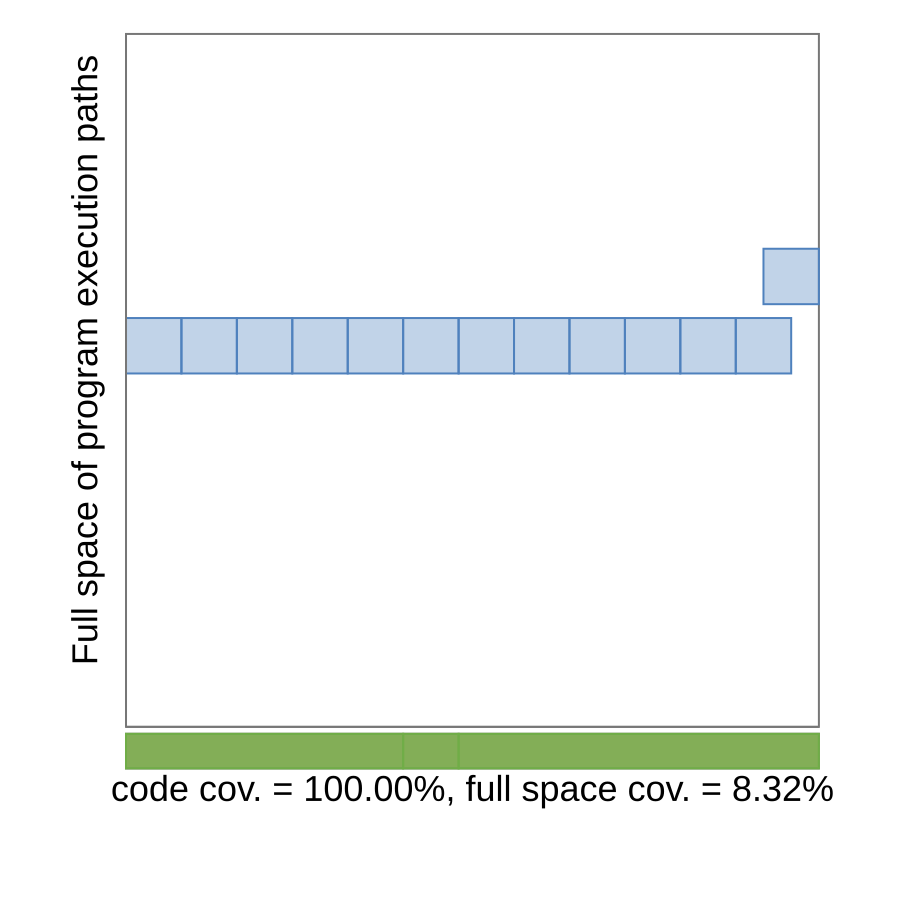

This chart was generated by the following gnuplot code:
set terminal svg size 900,900 dynamic enhanced font "Arial,36"
set output "/home/runner/work/coverage-talk/coverage-talk/target/generated-slides/images/coverage-08.svg"

unset key
unset border
unset xtics
unset ytics

set xrange [0:1]
set yrange [-0.12:1.01]
set size ratio -1

set lmargin at screen 0.14
set rmargin at screen 0.98
set bmargin at screen 0.1
set tmargin at screen 0.97

set style fill solid 0.35 noborder

# Main square frame
set object 1 rect from 0,0 to 1,1 fs empty border rgb "#777777" lw 2

# Patches
set object 2 rect at 0.04,0.55 size 0.08,0.08 fc rgb "#4F81BD" fs solid 0.35 border rgb "#4F81BD" lw 2
set object 3 rect at 0.12,0.55 size 0.08,0.08 fc rgb "#4F81BD" fs solid 0.35 border rgb "#4F81BD" lw 2
set object 4 rect at 0.2,0.55 size 0.08,0.08 fc rgb "#4F81BD" fs solid 0.35 border rgb "#4F81BD" lw 2
set object 5 rect at 0.28,0.55 size 0.08,0.08 fc rgb "#4F81BD" fs solid 0.35 border rgb "#4F81BD" lw 2
set object 6 rect at 0.36,0.55 size 0.08,0.08 fc rgb "#4F81BD" fs solid 0.35 border rgb "#4F81BD" lw 2
set object 7 rect at 0.44,0.55 size 0.08,0.08 fc rgb "#4F81BD" fs solid 0.35 border rgb "#4F81BD" lw 2
set object 8 rect at 0.52,0.55 size 0.08,0.08 fc rgb "#4F81BD" fs solid 0.35 border rgb "#4F81BD" lw 2
set object 9 rect at 0.6,0.55 size 0.08,0.08 fc rgb "#4F81BD" fs solid 0.35 border rgb "#4F81BD" lw 2
set object 10 rect at 0.68,0.55 size 0.08,0.08 fc rgb "#4F81BD" fs solid 0.35 border rgb "#4F81BD" lw 2
set object 11 rect at 0.76,0.55 size 0.08,0.08 fc rgb "#4F81BD" fs solid 0.35 border rgb "#4F81BD" lw 2
set object 12 rect at 0.84,0.55 size 0.08,0.08 fc rgb "#4F81BD" fs solid 0.35 border rgb "#4F81BD" lw 2
set object 13 rect at 0.92,0.55 size 0.08,0.08 fc rgb "#4F81BD" fs solid 0.35 border rgb "#4F81BD" lw 2
set object 14 rect at 0.96,0.65 size 0.08,0.08 fc rgb "#4F81BD" fs solid 0.35 border rgb "#4F81BD" lw 2

# Axes of the main space
set arrow 1 from 0,0 to 1,0 nohead lw 2 lc rgb "#777777"
set arrow 2 from 0,0 to 0,1 nohead lw 2 lc rgb "#777777"

# Projection bar directly under X axis
set object 15 rect from 0,-0.06 to 1,-0.01 fc rgb "#F2B8B5" fs solid 1.0 border rgb "#777777" lw 2

# Green projected intervals
set object 16 rect from 0,-0.06 to 0.4,-0.01 fc rgb "#70AD47" fs solid 0.85 border rgb "#70AD47" lw 2
set object 17 rect from 0.4,-0.06 to 0.48,-0.01 fc rgb "#70AD47" fs solid 0.85 border rgb "#70AD47" lw 2
set object 18 rect from 0.48,-0.06 to 1,-0.01 fc rgb "#70AD47" fs solid 0.85 border rgb "#70AD47" lw 2

# Labels
set label 1 "Full space of program execution paths" at screen 0.095, screen 0.6 rotate by 90 center font ",36"
set label 2 "code cov. = 100.00%, full space cov. = 8.32%" at 0.5,-0.09 center font ",36"

plot 1/0 notitle
